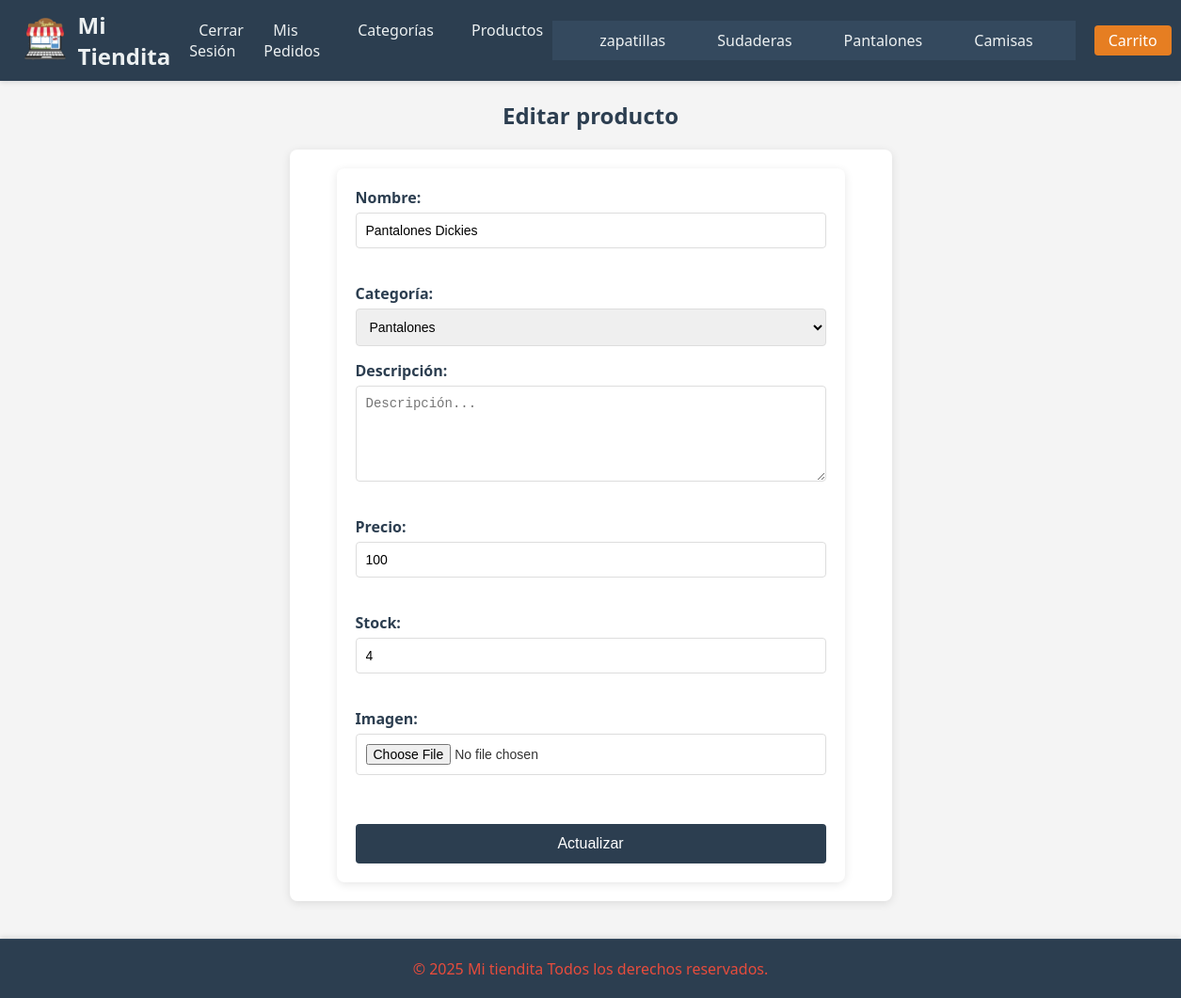
/Producto/editar/2 (signed in), run on the app's committed database.
### tables this page shows
CREATE TABLE `categorias` (
  `id` int(255) NOT NULL,
  `nombre` varchar(100) NOT NULL
);

CREATE TABLE `productos` (
  `id` int(255) NOT NULL,
  `categoria_id` int(255) NOT NULL,
  `nombre` varchar(100) NOT NULL,
  `descripcion` text DEFAULT NULL,
  `precio` float(100,2) NOT NULL,
  `stock` int(255) NOT NULL,
  `oferta` varchar(2) DEFAULT NULL,
  `fecha` date NOT NULL,
  `imagen` varchar(255) DEFAULT NULL
);

### src/lib/Pages.php (called while the page is built, shortened)
<?php
class Pages{
public function render(string $pageName, array $params = null):void{
    if ($params !=null){
        foreach ($params as $name =>$value){$$name=$value;}}$arriba =dirname(__DIR__,1);
        require_once $arriba."/views/layout/header.php";
        require_once $arriba . "/views/$pageName.php";
        require_once $arriba."/views/layout/footer.php";
    }
}

### src/controllers/ProductoController.php (called while the page is built, shortened)
<?php
class ProductoController {
    private Pages $pages;
    public function __construct() {
        $this->pages = new Pages();
    }
    public function editar(int $id): void {
        $producto = new Producto();
        $producto->setId($id);
        $producto = $producto->getOne();
        $this->pages->render("producto/editar", ["producto" => $producto, "categorias" => Categoria::obtenerCategorias()]);
    }
}
?>

### src/Routes/Routes.php (called while the page is built, shortened)
<?php
class Routes
{
    public static function index(){
        Router::add('GET', '/Producto/editar/:id', function ($id) {
            return (new ProductoController())->editar($id);
        });
        Router::dispatch();
    }
}

### src/init.php (called while the page is built, shortened)
<?php
Routes::index();
?>

### public/index.php (called while the page is built)
<?php
require_once '../src/init.php';

### src/lib/BaseDatos.php (called while the page is built, shortened)
<?php
class BaseDatos extends PDO{
    public function __construct(
        private string $tipo_de_base = "mysql",
        private string $servidor = SERVIDOR,
        private string $usuario = USUARIO,
        private string $password = PASSWORD,
        private string $baseDatos = BASE_DATOS) {
        try {
            $opciones = array(
                PDO::MYSQL_ATTR_INIT_COMMAND => "SET NAMES utf8",
                PDO::MYSQL_ATTR_FOUND_ROWS => true
            );
        }
        catch (PDOException $e) {
            echo "Ha surgido un error y no se puede conectar a la base de datos: " . $e->getMessage();
            exit;
        }
    }
}

### src/models/Categoria.php (called while the page is built, shortened)
<?php
class Categoria {
    private BaseDatos $bd;
    public function __construct() {
        $this->bd = new BaseDatos();
    }
    public function getAll(): bool|\PDOStatement{
        try {
            return $this->bd->query("SELECT * FROM categorias ORDER BY id DESC");
        } catch (PDOException $e) {
            echo "Ha surgido un error y no se puede conectar a la base de datos: " . $e->getMessage();
            return false;
        }
    }
    public static function obtenerCategorias(): bool|\PDOStatement {
        $categoria = new Categoria();
        return $categoria->getAll();
    }
}

### src/models/Producto.php (called while the page is built, shortened)
<?php
class Producto {
    private string $id;
    private BaseDatos $bd;
    public function __construct() {
        $this->bd = new BaseDatos();
    }
    public function setId(string $id): void {
        $this->id = $id;
    }
    public function getOne(): bool|Object {
        try {
            $sql = $this->bd->prepare("SELECT * FROM productos WHERE id = :id");
            $sql->bindParam(":id", $this->id, \PDO::PARAM_INT);
            $sql->execute();
            return $sql->fetch(\PDO::FETCH_OBJ);
        } catch (PDOException $e) {
            echo "Ha surgido un error y no se puede conectar a la base de datos: " . $e->getMessage();
            return false;
        }
    }
}
?>

### src/views/producto/editar.php (the view, shortened to what this page needs)
<h2>Editar producto</h2>
<?php $categorias = Categoria::obtenerCategorias(); ?>
<?php if (isset($categorias) && isset($producto)) : ?>
<div class="form_content">
    <form action="<?=base_url?>Producto/update" method="post" class="form" enctype="multipart/form-data">
        <label for="nombre">Nombre:</label>
        <input type="text" name="data[nombre]" id="nombre" value="<?= htmlspecialchars($producto->nombre) ?>" required class="input_field">
        <br>
        <label for="categoria">Categor&iacute;a:</label>
        <select name="data[categoria]" id="categoria" required class="input_field">
            <?php while ($cat = $categorias->fetch(PDO::FETCH_OBJ)): ?>
                <option value="<?=$cat->id?>" <?= $cat->id == $producto->categoria_id ? 'selected' : '' ?>><?=$cat->nombre?></option>
            <?php endwhile; ?>
            <br>
        </select>
        <label for="descripcion">Descripci&oacute;n:</label>
        <textarea name="data[descripcion]" id="descripcion" cols="50" rows="5" required class="input_field" placeholder="Descripción..."><?= htmlspecialchars($producto->descripcion) ?></textarea>
        <br>
        <label for="precio">Precio:</label>
        <input type="number" name="data[precio]" id="precio" step="0.01" value="<?= htmlspecialchars($producto->precio) ?>" required class="input_field">
        <br>
        <label for="stock">Stock:</label>
        <input type="number" name="data[stock]" id="stock" value="<?= htmlspecialchars($producto->stock) ?>" required class="input_field">
        <br>
        <label for="imagen">Imagen:</label>
        <input type="file" name="imagen" id="imagen" class="input_field">
        <br>
        <input type="submit" value="Actualizar" class="submit_registro">
    </form>
</div>
<?php else: ?>
<h2>No hay categor&iacute;as, <a href="<?=base_url?>Categoria/save">cree una</a> antes de editar productos</h2>
<?php endif; ?>

### src/views/layout/header.php (shortened to what this page needs)
<html lang="es">
<head>
    <link rel="stylesheet" href="<?=base_url?>styles/style.css">
</head>
<body>
<header id="header">
    <div id="logo">
        <img src="<?=base_url?>images/logo.png" id="logo" alt="logo">
        <a href="<?=base_url?>">Mi Tiendita</a>
    </div>
    <nav>
        <ul>
            <?php if (isset($_SESSION["identity"])): ?>
                <li><a href="<?=base_url?>Usuario/logout/">Cerrar Sesi&oacute;n</a></li>
                <li><a href="<?=base_url?>Pedido/misPedidos">Mis Pedidos</a></li>
                <?php if (isset($_SESSION["admin"])): ?>
                    <li><a href="<?=base_url?>Categoria/index"> Categor&iacute;as</a></li>
                    <li><a href="<?=base_url?>Producto/index"> Productos</a></li>
                <?php endif; ?>
            <?php else: ?>
                <li><a href="<?=base_url?>Usuario/login">Iniciar Sesi&oacute;n</a></li>
                <li><a href="<?=base_url?>Usuario/registro">Registrarse</a></li>
            <?php endif; ?>
        </ul>
    </nav>
    <?php $categorias = Categoria::obtenerCategorias(); ?>
    <nav id="menu_cat">
        <ul>
            <?php while ($cat = $categorias->fetch(PDO::FETCH_OBJ)): ?>
                <li><a href="<?=base_url?>Categoria/ver/<?=$cat->id?>"><?=$cat->nombre?></a></li>
            <?php endwhile; ?>
        </ul>
    </nav>
        <ul>
            <li><a href="<?=base_url?>Carrito/ver">Carrito <?php if (isset($_SESSION["carrito"])) echo "(".count($_SESSION['carrito']["productos"]).")";?></a></li>
        </ul>
</header>

### public/styles/style.css (style rules this page uses)
body { font-family: 'Segoe UI', Tahoma, Geneva, Verdana, sans-serif; margin: 0; padding: 0; background-color: #f4f4f4; color: #333; }
a { text-decoration: none; color: inherit; }
#header { background-color: #2c3e50; color: #ecf0f1; padding: 10px 20px; display: flex; justify-content: space-between; align-items: center; box-shadow: 0 2px 5px rgba(0, 0, 0, 0.1); }
#logo { display: flex; align-items: center; }
#logo img { height: 50px; margin-right: 10px; }
#logo a { font-size: 24px; font-weight: bold; color: #ecf0f1; }
nav ul { list-style: none; margin: 0; padding: 0; display: flex; }
nav ul li { margin-left: 20px; }
nav ul li a { font-size: 16px; color: #ecf0f1; padding: 5px 10px; transition: background-color 0.3s ease; }
#menu_cat { background-color: #34495e; padding: 10px 20px; }
#menu_cat ul { display: flex; justify-content: center; list-style: none; margin: 0; padding: 0; }
#menu_cat ul li { margin: 0 15px; }
#menu_cat ul li a { color: #ecf0f1; font-size: 14px; padding: 5px 10px; transition: background-color 0.3s ease; }
.form_content { max-width: 500px; margin: 0 auto; padding: 20px; background-color: #fff; border-radius: 8px; box-shadow: 0 2px 10px rgba(0, 0, 0, 0.1); }
.form { display: flex; flex-direction: column; }
.form label { font-size: 16px; color: #2c3e50; margin-bottom: 5px; font-weight: bold; }
.input_field { padding: 10px; margin-bottom: 15px; border: 1px solid #ddd; border-radius: 4px; font-size: 14px; transition: border-color 0.3s ease; }
.submit_registro { padding: 12px 20px; background-color: #2c3e50; color: #fff; border: none; border-radius: 4px; font-size: 16px; cursor: pointer; transition: background-color 0.3s ease; }
h2 { text-align: center; color: #2c3e50; font-size: 24px; margin-top: 20px; }
#header ul { list-style: none; margin: 0; padding: 0; display: flex; }
#header ul li { margin-left: 20px; }
#header ul li a { font-size: 16px; color: #ecf0f1; padding: 5px 10px; transition: background-color 0.3s ease; }
#header ul li a[href*="Carrito"] { background-color: #e67e22; padding: 5px 15px; border-radius: 4px; color: #fff; }
.form_content { max-width: 600px; margin: 0 auto; padding: 20px; background-color: #fff; border-radius: 8px; box-shadow: 0 2px 10px rgba(0, 0, 0, 0.1); }
form { max-width: 500px; margin: 0 auto; padding: 20px; background-color: #fff; border-radius: 8px; box-shadow: 0 2px 10px rgba(0, 0, 0, 0.1); }
form label { display: block; font-size: 16px; color: #2c3e50; margin-bottom: 5px; font-weight: bold; }
form input[type="text"] { width: 100%; padding: 10px; margin-bottom: 15px; border: 1px solid #ddd; border-radius: 4px; font-size: 14px; transition: border-color 0.3s ease; }
form input[type="submit"] { width: 100%; padding: 12px 20px; background-color: #2c3e50; color: #fff; border: none; border-radius: 4px; font-size: 16px; cursor: pointer; transition: background-color 0.3s ease; }

### data on the page
categorias: nombre "zapatillas"
categorias: nombre "Sudaderas"
categorias: nombre "Pantalones"
categorias: nombre "Camisas"
productos: nombre "Pantalones Dickies", categoria.nombre "Pantalones", precio "100", stock "4"
